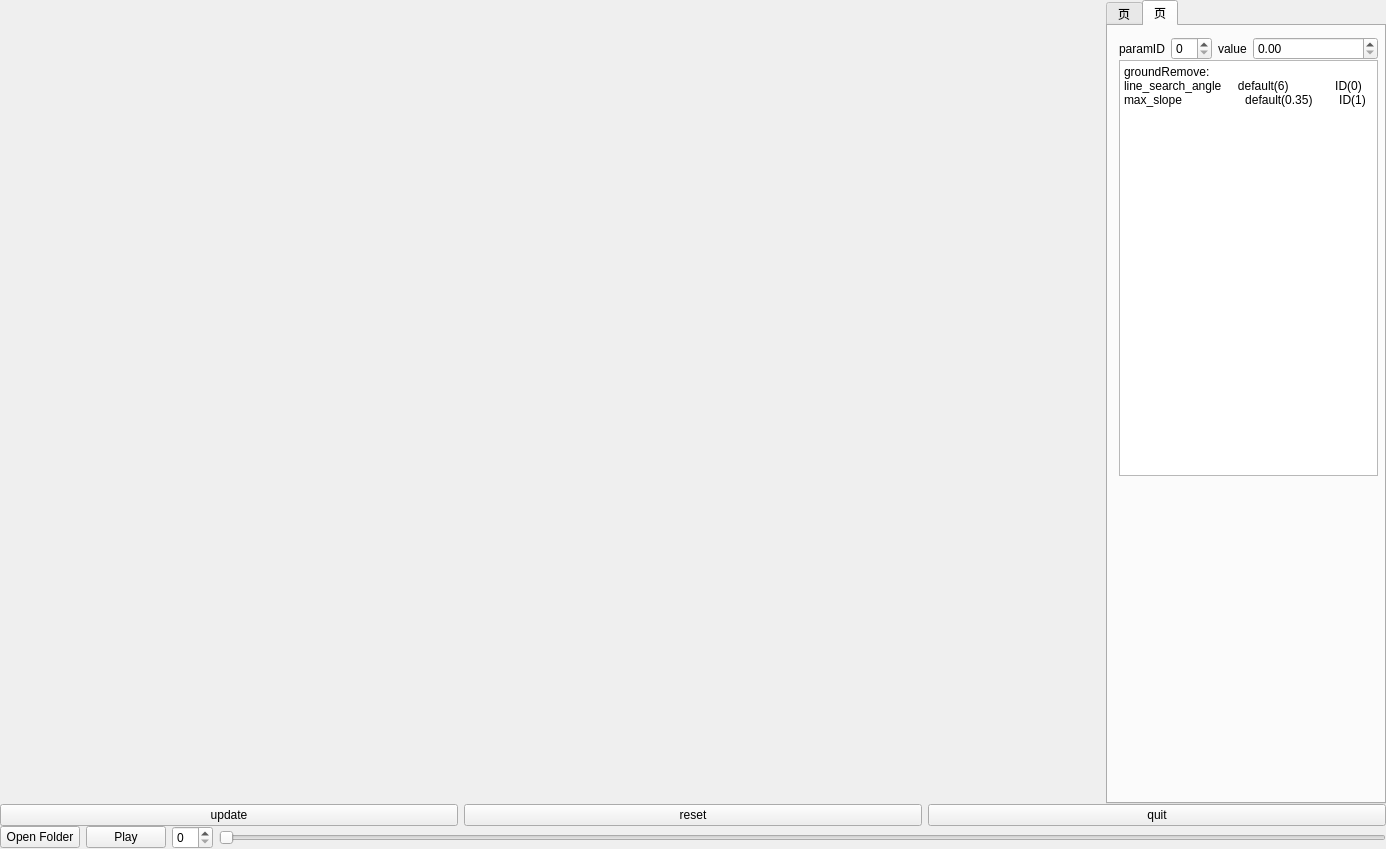
<?xml version="1.0" encoding="UTF-8"?>
<ui version="4.0">
 <class>Widget</class>
 <widget class="QWidget" name="Widget">
  <property name="geometry">
   <rect>
    <x>0</x>
    <y>0</y>
    <width>1386</width>
    <height>849</height>
   </rect>
  </property>
  <property name="windowTitle">
   <string>Widget</string>
  </property>
  <layout class="QVBoxLayout" name="verticalLayout_2">
   <property name="spacing">
    <number>0</number>
   </property>
   <property name="leftMargin">
    <number>0</number>
   </property>
   <property name="topMargin">
    <number>0</number>
   </property>
   <property name="rightMargin">
    <number>0</number>
   </property>
   <property name="bottomMargin">
    <number>0</number>
   </property>
   <item>
    <layout class="QVBoxLayout" name="verticalLayout">
     <property name="spacing">
      <number>0</number>
     </property>
     <item>
      <layout class="QHBoxLayout" name="horizontalLayout_2">
       <item>
        <widget class="Viewer" name="CloudViewer" native="true">
         <property name="enabled">
          <bool>true</bool>
         </property>
         <property name="sizePolicy">
          <sizepolicy hsizetype="Preferred" vsizetype="Expanding">
           <horstretch>0</horstretch>
           <verstretch>0</verstretch>
          </sizepolicy>
         </property>
         <property name="mouseTracking">
          <bool>false</bool>
         </property>
        </widget>
       </item>
       <item>
        <widget class="QTabWidget" name="infoTab">
         <property name="enabled">
          <bool>true</bool>
         </property>
         <property name="sizePolicy">
          <sizepolicy hsizetype="Fixed" vsizetype="Expanding">
           <horstretch>0</horstretch>
           <verstretch>0</verstretch>
          </sizepolicy>
         </property>
         <property name="minimumSize">
          <size>
           <width>280</width>
           <height>0</height>
          </size>
         </property>
         <property name="font">
          <font>
           <pointsize>9</pointsize>
          </font>
         </property>
         <property name="currentIndex">
          <number>1</number>
         </property>
         <widget class="QWidget" name="choose">
          <property name="locale">
           <locale language="English" country="UnitedStates"/>
          </property>
          <attribute name="title">
           <string>页</string>
          </attribute>
          <widget class="QWidget" name="layoutWidget">
           <property name="geometry">
            <rect>
             <x>0</x>
             <y>0</y>
             <width>271</width>
             <height>181</height>
            </rect>
           </property>
           <layout class="QVBoxLayout" name="verticalLayout_3">
            <property name="spacing">
             <number>0</number>
            </property>
            <item>
             <layout class="QHBoxLayout" name="horizontalLayout_6">
              <property name="spacing">
               <number>0</number>
              </property>
              <item>
               <widget class="QLabel" name="label_3">
                <property name="text">
                 <string>               orgin   </string>
                </property>
               </widget>
              </item>
              <item>
               <spacer name="horizontalSpacer_3">
                <property name="orientation">
                 <enum>Qt::Horizontal</enum>
                </property>
                <property name="sizeType">
                 <enum>QSizePolicy::Expanding</enum>
                </property>
                <property name="sizeHint" stdset="0">
                 <size>
                  <width>40</width>
                  <height>20</height>
                 </size>
                </property>
               </spacer>
              </item>
              <item>
               <widget class="QCheckBox" name="cloudCB">
                <property name="text">
                 <string>    cloud      </string>
                </property>
               </widget>
              </item>
             </layout>
            </item>
            <item>
             <layout class="QHBoxLayout" name="horizontalLayout_4">
              <item>
               <widget class="QLabel" name="label">
                <property name="text">
                 <string>           Ground</string>
                </property>
               </widget>
              </item>
              <item>
               <spacer name="horizontalSpacer">
                <property name="orientation">
                 <enum>Qt::Horizontal</enum>
                </property>
                <property name="sizeHint" stdset="0">
                 <size>
                  <width>40</width>
                  <height>20</height>
                 </size>
                </property>
               </spacer>
              </item>
              <item>
               <widget class="QCheckBox" name="groundCB">
                <property name="text">
                 <string>  ground     </string>
                </property>
               </widget>
              </item>
             </layout>
            </item>
            <item>
             <layout class="QHBoxLayout" name="horizontalLayout_5">
              <property name="spacing">
               <number>6</number>
              </property>
              <item>
               <widget class="QLabel" name="label_2">
                <property name="text">
                 <string>           obstacle</string>
                </property>
               </widget>
              </item>
              <item>
               <spacer name="horizontalSpacer_2">
                <property name="orientation">
                 <enum>Qt::Horizontal</enum>
                </property>
                <property name="sizeHint" stdset="0">
                 <size>
                  <width>40</width>
                  <height>20</height>
                 </size>
                </property>
               </spacer>
              </item>
              <item>
               <widget class="QCheckBox" name="obstacleCB">
                <property name="text">
                 <string>obstacle    </string>
                </property>
               </widget>
              </item>
             </layout>
            </item>
            <item>
             <layout class="QHBoxLayout" name="horizontalLayout_7">
              <item>
               <widget class="QLabel" name="label_4">
                <property name="text">
                 <string>             insert    </string>
                </property>
               </widget>
              </item>
              <item>
               <spacer name="horizontalSpacer_4">
                <property name="orientation">
                 <enum>Qt::Horizontal</enum>
                </property>
                <property name="sizeHint" stdset="0">
                 <size>
                  <width>40</width>
                  <height>20</height>
                 </size>
                </property>
               </spacer>
              </item>
              <item>
               <widget class="QCheckBox" name="insertCB">
                <property name="text">
                 <string>    insert     </string>
                </property>
               </widget>
              </item>
             </layout>
            </item>
            <item>
             <layout class="QHBoxLayout" name="horizontalLayout_8">
              <item>
               <widget class="QLabel" name="label_5">
                <property name="text">
                 <string>                line     </string>
                </property>
               </widget>
              </item>
              <item>
               <spacer name="horizontalSpacer_5">
                <property name="orientation">
                 <enum>Qt::Horizontal</enum>
                </property>
                <property name="sizeHint" stdset="0">
                 <size>
                  <width>40</width>
                  <height>20</height>
                 </size>
                </property>
               </spacer>
              </item>
              <item>
               <widget class="QCheckBox" name="lineCB">
                <property name="text">
                 <string>     line       </string>
                </property>
               </widget>
              </item>
             </layout>
            </item>
           </layout>
          </widget>
         </widget>
         <widget class="QWidget" name="tab">
          <attribute name="title">
           <string>页</string>
          </attribute>
          <widget class="QWidget" name="">
           <property name="geometry">
            <rect>
             <x>0</x>
             <y>0</y>
             <width>281</width>
             <height>461</height>
            </rect>
           </property>
           <layout class="QVBoxLayout" name="verticalLayout_4">
            <property name="spacing">
             <number>0</number>
            </property>
            <item>
             <layout class="QHBoxLayout" name="horizontalLayout_9">
              <property name="sizeConstraint">
               <enum>QLayout::SetMaximumSize</enum>
              </property>
              <item>
               <widget class="QLabel" name="label_6">
                <property name="text">
                 <string>paramID</string>
                </property>
               </widget>
              </item>
              <item>
               <widget class="QSpinBox" name="paramSB"/>
              </item>
              <item>
               <widget class="QLabel" name="label_7">
                <property name="sizePolicy">
                 <sizepolicy hsizetype="Fixed" vsizetype="Preferred">
                  <horstretch>0</horstretch>
                  <verstretch>0</verstretch>
                 </sizepolicy>
                </property>
                <property name="text">
                 <string>value</string>
                </property>
               </widget>
              </item>
              <item>
               <widget class="QDoubleSpinBox" name="paramDSB">
                <property name="sizePolicy">
                 <sizepolicy hsizetype="Expanding" vsizetype="Fixed">
                  <horstretch>0</horstretch>
                  <verstretch>0</verstretch>
                 </sizepolicy>
                </property>
               </widget>
              </item>
             </layout>
            </item>
            <item>
             <widget class="QPlainTextEdit" name="paramPTE">
              <property name="plainText">
               <string>groundRemove:
line_search_angle     default(6)              ID(0)
max_slope                   default(0.35)        ID(1)</string>
              </property>
             </widget>
            </item>
           </layout>
          </widget>
         </widget>
        </widget>
       </item>
      </layout>
     </item>
     <item>
      <layout class="QHBoxLayout" name="horizontalLayout_3">
       <item>
        <widget class="QPushButton" name="updatePB">
         <property name="text">
          <string>update</string>
         </property>
        </widget>
       </item>
       <item>
        <widget class="QPushButton" name="resetBT">
         <property name="text">
          <string>reset</string>
         </property>
        </widget>
       </item>
       <item>
        <widget class="QPushButton" name="quit">
         <property name="text">
          <string>quit</string>
         </property>
        </widget>
       </item>
      </layout>
     </item>
     <item>
      <layout class="QHBoxLayout" name="horizontalLayout">
       <item>
        <widget class="QPushButton" name="openFolderBT">
         <property name="text">
          <string>Open Folder</string>
         </property>
        </widget>
       </item>
       <item>
        <widget class="QPushButton" name="playBT">
         <property name="text">
          <string>Play</string>
         </property>
        </widget>
       </item>
       <item>
        <widget class="QSpinBox" name="DataIdxSBox"/>
       </item>
       <item>
        <widget class="QSlider" name="DataIdxVSlider">
         <property name="orientation">
          <enum>Qt::Horizontal</enum>
         </property>
        </widget>
       </item>
      </layout>
     </item>
    </layout>
   </item>
  </layout>
 </widget>
 <layoutdefault spacing="6" margin="11"/>
 <customwidgets>
  <customwidget>
   <class>Viewer</class>
   <extends>QWidget</extends>
   <header>viewer.h</header>
   <container>1</container>
  </customwidget>
 </customwidgets>
 <resources/>
 <connections>
  <connection>
   <sender>quit</sender>
   <signal>clicked()</signal>
   <receiver>Widget</receiver>
   <slot>close()</slot>
   <hints>
    <hint type="sourcelabel">
     <x>1383</x>
     <y>817</y>
    </hint>
    <hint type="destinationlabel">
     <x>1082</x>
     <y>605</y>
    </hint>
   </hints>
  </connection>
  <connection>
   <sender>DataIdxSBox</sender>
   <signal>valueChanged(int)</signal>
   <receiver>DataIdxVSlider</receiver>
   <slot>setValue(int)</slot>
   <hints>
    <hint type="sourcelabel">
     <x>221</x>
     <y>834</y>
    </hint>
    <hint type="destinationlabel">
     <x>347</x>
     <y>831</y>
    </hint>
   </hints>
  </connection>
  <connection>
   <sender>DataIdxVSlider</sender>
   <signal>valueChanged(int)</signal>
   <receiver>DataIdxSBox</receiver>
   <slot>setValue(int)</slot>
   <hints>
    <hint type="sourcelabel">
     <x>528</x>
     <y>834</y>
    </hint>
    <hint type="destinationlabel">
     <x>227</x>
     <y>837</y>
    </hint>
   </hints>
  </connection>
  <connection>
   <sender>quit</sender>
   <signal>clicked()</signal>
   <receiver>Widget</receiver>
   <slot>close()</slot>
   <hints>
    <hint type="sourcelabel">
     <x>926</x>
     <y>805</y>
    </hint>
    <hint type="destinationlabel">
     <x>936</x>
     <y>902</y>
    </hint>
   </hints>
  </connection>
 </connections>
</ui>
